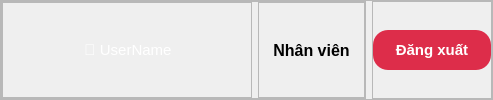
           <widget class="QFrame" name="frame_2">
            <property name="frameShape">
             <enum>QFrame::StyledPanel</enum>
            </property>
            <property name="frameShadow">
             <enum>QFrame::Raised</enum>
            </property>
            <layout class="QHBoxLayout" name="horizontalLayout_2">
             <property name="leftMargin">
              <number>0</number>
             </property>
             <property name="topMargin">
              <number>0</number>
             </property>
             <property name="rightMargin">
              <number>0</number>
             </property>
             <property name="bottomMargin">
              <number>0</number>
             </property>
             <item alignment="Qt::AlignLeft">
              <widget class="QFrame" name="frame_9">
               <property name="minimumSize">
                <size>
                 <width>365</width>
                 <height>0</height>
                </size>
               </property>
               <property name="maximumSize">
                <size>
                 <width>16777215</width>
                 <height>16777215</height>
                </size>
               </property>
               <property name="frameShape">
                <enum>QFrame::StyledPanel</enum>
               </property>
               <property name="frameShadow">
                <enum>QFrame::Raised</enum>
               </property>
               <layout class="QHBoxLayout" name="horizontalLayout_3">
                <property name="leftMargin">
                 <number>0</number>
                </property>
                <property name="topMargin">
                 <number>0</number>
                </property>
                <property name="rightMargin">
                 <number>0</number>
                </property>
                <property name="bottomMargin">
                 <number>0</number>
                </property>
                <item>
                 <widget class="QFrame" name="frame">
                  <property name="maximumSize">
                   <size>
                    <width>250</width>
                    <height>16777215</height>
                   </size>
                  </property>
                  <property name="frameShape">
                   <enum>QFrame::StyledPanel</enum>
                  </property>
                  <property name="frameShadow">
                   <enum>QFrame::Raised</enum>
                  </property>
                  <layout class="QVBoxLayout" name="verticalLayout_4">
                   <property name="leftMargin">
                    <number>0</number>
                   </property>
                   <property name="topMargin">
                    <number>0</number>
                   </property>
                   <property name="rightMargin">
                    <number>0</number>
                   </property>
                   <property name="bottomMargin">
                    <number>0</number>
                   </property>
                   <item alignment="Qt::AlignLeft">
                    <widget class="QLabel" name="username_label">
                     <property name="minimumSize">
                      <size>
                       <width>250</width>
                       <height>0</height>
                      </size>
                     </property>
                     <property name="maximumSize">
                      <size>
                       <width>250</width>
                       <height>16777215</height>
                      </size>
                     </property>
                     <property name="font">
                      <font>
                       <pointsize>11</pointsize>
                      </font>
                     </property>
                     <property name="styleSheet">
                      <string notr="true">/*background-color: rgb(184, 184, 184); */
color: rgb(255, 255, 255);
padding:10px 5px;</string>
                     </property>
                     <property name="text">
                      <string>👤 UserName</string>
                     </property>
                     <property name="alignment">
                      <set>Qt::AlignCenter</set>
                     </property>
                     <property name="wordWrap">
                      <bool>true</bool>
                     </property>
                     <property name="margin">
                      <number>0</number>
                     </property>
                    </widget>
                   </item>
                  </layout>
                 </widget>
                </item>
                <item>
                 <widget class="QFrame" name="frame_7">
                  <property name="maximumSize">
                   <size>
                    <width>130</width>
                    <height>16777215</height>
                   </size>
                  </property>
                  <property name="font">
                   <font>
                    <weight>75</weight>
                    <bold>true</bold>
                   </font>
                  </property>
                  <property name="frameShape">
                   <enum>QFrame::StyledPanel</enum>
                  </property>
                  <property name="frameShadow">
                   <enum>QFrame::Raised</enum>
                  </property>
                  <layout class="QVBoxLayout" name="verticalLayout_5">
                   <property name="spacing">
                    <number>0</number>
                   </property>
                   <property name="leftMargin">
                    <number>0</number>
                   </property>
                   <property name="topMargin">
                    <number>0</number>
                   </property>
                   <property name="rightMargin">
                    <number>0</number>
                   </property>
                   <property name="bottomMargin">
                    <number>0</number>
                   </property>
                   <item>
                    <widget class="QLabel" name="role_label">
                     <property name="font">
                      <font>
                       <pointsize>12</pointsize>
                       <weight>75</weight>
                       <bold>true</bold>
                      </font>
                     </property>
                     <property name="styleSheet">
                      <string notr="true">color: rgb(0, 0, 0);
padding:10px 5px;</string>
                     </property>
                     <property name="text">
                      <string>Nhân viên</string>
                     </property>
                     <property name="alignment">
                      <set>Qt::AlignCenter</set>
                     </property>
                     <property name="margin">
                      <number>0</number>
                     </property>
                    </widget>
                   </item>
                  </layout>
                 </widget>
                </item>
               </layout>
              </widget>
             </item>
             <item alignment="Qt::AlignRight">
              <widget class="QFrame" name="frame_5">
               <property name="sizePolicy">
                <sizepolicy hsizetype="Expanding" vsizetype="Preferred">
                 <horstretch>0</horstretch>
                 <verstretch>0</verstretch>
                </sizepolicy>
               </property>
               <property name="minimumSize">
                <size>
                 <width>120</width>
                 <height>0</height>
                </size>
               </property>
               <property name="styleSheet">
                <string notr="true"/>
               </property>
               <property name="frameShape">
                <enum>QFrame::StyledPanel</enum>
               </property>
               <property name="frameShadow">
                <enum>QFrame::Raised</enum>
               </property>
               <layout class="QHBoxLayout" name="horizontalLayout_29">
                <property name="leftMargin">
                 <number>0</number>
                </property>
                <property name="topMargin">
                 <number>0</number>
                </property>
                <property name="rightMargin">
                 <number>0</number>
                </property>
                <property name="bottomMargin">
                 <number>0</number>
                </property>
                <item>
                 <widget class="QPushButton" name="logout">
                  <property name="minimumSize">
                   <size>
                    <width>0</width>
                    <height>40</height>
                   </size>
                  </property>
                  <property name="maximumSize">
                   <size>
                    <width>16777215</width>
                    <height>16777215</height>
                   </size>
                  </property>
                  <property name="font">
                   <font>
                    <pointsize>11</pointsize>
                    <weight>75</weight>
                    <bold>true</bold>
                   </font>
                  </property>
                  <property name="styleSheet">
                   <string notr="true">#logout{
background-color: #dd2d4a;
border: none;
border-radius: 15px;
color: rgb(255, 255, 255)
}

#logout:hover{
	background-color: rgb(161, 161, 161);
}</string>
                  </property>
                  <property name="text">
                   <string>Đăng xuất</string>
                  </property>
                  <property name="autoRepeat">
                   <bool>true</bool>
                  </property>
                  <property name="autoDefault">
                   <bool>false</bool>
                  </property>
                 </widget>
                </item>
               </layout>
              </widget>
             </item>
            </layout>
           </widget>
